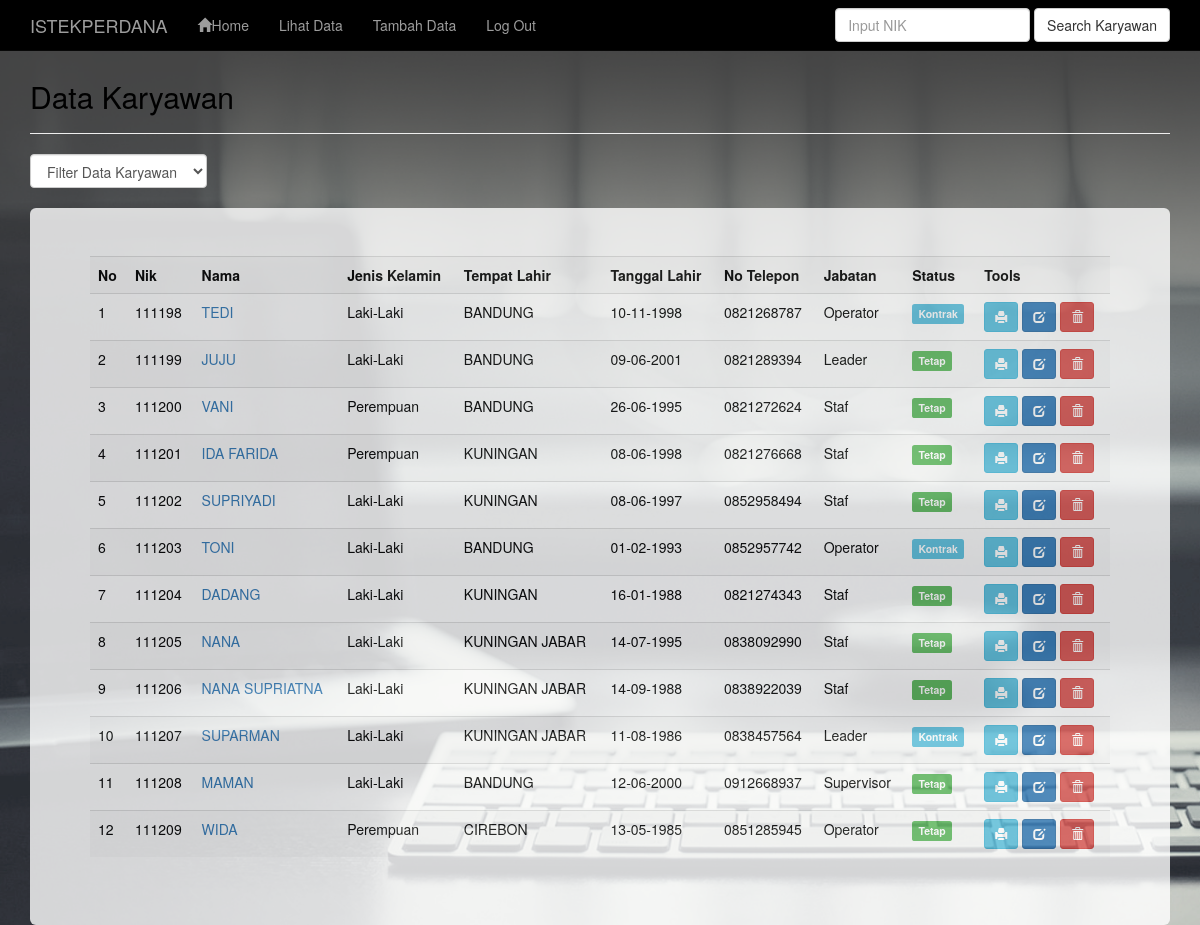
Page /admin/data.php on the committed database.
### tables this page shows
CREATE TABLE `karyawan` (
  `nik` varchar(10) NOT NULL,
  `nama` varchar(50) NOT NULL,
  `jenis_kelamin` text NOT NULL,
  `tempat_lahir` varchar(30) NOT NULL,
  `tanggal_lahir` varchar(30) NOT NULL,
  `alamat` varchar(50) NOT NULL,
  `no_telepon` varchar(10) NOT NULL,
  `jabatan` varchar(15) NOT NULL,
  `status` varchar(15) NOT NULL
);

### admin/data.php (the view, shortened to what this page needs)
<?php
include("header.php");
include("koneksi.php");
?>
	<div class="container">
		<div class="content">
			<h2>Data Karyawan</h2>
			<hr />
			<form class="form-inline" method="get">
				<div class="form-group">
					<select name="filter" class="form-control" onchange="form.submit()">
						<option value="0">Filter Data Karyawan</option>
						<?php $filter = (isset($_GET['filter']) ? strtolower($_GET['filter']) : NULL);  ?>
					</select>
				</div>
			</form>
			<br />
			<div class="jumbotron">
			<div class="table-responsive">
				<table class="table table-striped table-hover">
					<tr>
						<th>No</th>
						<th>Nik</th>
						<th>Nama</th>
						<th>Jenis Kelamin</th>
						<th>Tempat Lahir</th>
						<th>Tanggal Lahir</th>
						<th>No Telepon</th>
						<th>Jabatan</th>
						<th>Status</th>
						<th>Tools</th>
					</tr>
					<?php
					if($filter){
						$sql = mysqli_query($koneksi, "SELECT * FROM karyawan WHERE status='$filter' ORDER BY nik ASC");
					}else{
						$sql = mysqli_query($koneksi, "SELECT * FROM karyawan ORDER BY nik ASC");
					}
					if(mysqli_num_rows($sql) == 0){
						echo '<tr><td colspan="8">Data Tidak Ada.</td></tr>';
					}else{
						$no = 1;
						while($row = mysqli_fetch_assoc($sql)){
							echo '
							<tr>
								<td>'.$no.'</td>
								<td>'.$row['nik'].'</td>
								<td><a href="profile.php?nik='.$row['nik'].'">'.$row['nama'].'</a></td>
								<td>'.$row['jenis_kelamin'].'</td>
								<td>'.$row['tempat_lahir'].'</td>
								<td>'.$row['tanggal_lahir'].'</td>
								<td>'.$row['no_telepon'].'</td>
								<td>'.$row['jabatan'].'</td>
								<td>';
								if($row['status'] == 'Tetap'){
									echo '<span class="label label-success">Tetap</span>';
								}
								else if ($row['status'] == 'Kontrak' ){
									echo '<span class="label label-info">Kontrak</span>';
								}
								else if ($row['status'] == 'Outsourcing' ){
									echo '<span class="label label-warning">Outsourcing</span>';
								}
							echo '
								</td>
								<td>
									<a href="print.php?nik='.$row['nik'].'" title="print Data" data-toggle="tooltip" class="btn btn-info btn-sm"><span class="glyphicon glyphicon-print" aria-hidden="true"></span></a>
									<a href="edit.php?nik='.$row['nik'].'" title="Edit Data" data-toggle="tooltip" class="btn btn-primary btn-sm"><span class="glyphicon glyphicon-edit" aria-hidden="true"></span></a>
									<a href="data.php?aksi=delete&nik='.$row['nik'].'" title="Hapus Data" data-toggle="tooltip" onclick="return confirm(\'Anda yakin akan menghapus data '.$row['nama'].'?\')" class="btn btn-danger btn-sm"><span class="glyphicon glyphicon-trash" aria-hidden="true"></span></a>
								</td>
							</tr>
							';
							$no++;
						}
					}
					?>
					</div>
			</div>
		</div>
	</div>
<?php
include("footer.php");
?>

### admin/header.php (shortened to what this page needs)
<!DOCTYPE html>
<html lang="id">
  <head>
    <link href="css/bootstrap.min.css" rel="stylesheet">
	<link href="css/bootstrap-datepicker.css" rel="stylesheet">
	<link href="css/style.css" rel="stylesheet">
	</head>
<body>
	<nav class="navbar navbar-inverse navbar-fixed-top" style="background-color: black;">
	  <div class="container">
		<div class="navbar-header">
		  <a class="navbar-brand" >ISTEKPERDANA</a>
		</div>
		<div class="collapse navbar-collapse" id="myNavbar">
		  <ul class="nav navbar-nav"  >
			<li><a href="index.php"><span class="glyphicon glyphicon-home"></span>Home</a></li>
			<li><a href="data.php" data-toggle="tooltip" data-placement="bottom" title="Lihat Data Karyawan">Lihat Data</a></li>
			<li><a href="tambah.php" data-toggle="tooltip" data-placement="bottom" title="Tambah Data Karyawan" >Tambah Data</a></li>
			<li><a href="../logout.php">Log Out</a></li>
		  </ul>
			<form name="cari" method="post" action="cari.php" role="search" class="navbar-form navbar-right">
				<div class="form-group">
					<input type="text" name="carinik" placeholder="Input NIK" class="form-control">
				</div>
				<button type="submit" name="submit" id="submit" value="search" class="btn btn-default" data-toggle="tooltip" data-placement="bottom" title="Cari Data Karyawan">Search Karyawan</button>
			</form>
		</div>
	  </div>
	</nav>

### admin/footer.php (shortened to what this page needs)
</body>
</html>

### admin/css/style.css (style rules this page uses)
.content { margin-top: 80px; }
.jumbotron { margin-bottom: 0px; opacity: .8; background-color: white; background-position: 0% 25%; color: rgb(0, 0, 0); }
body { background-image:url('../img/bg.png'); background-size: cover; background-attachment: fixed; background-repeat: no-repeat; color: rgb(0, 0, 0); }

### rows in the picture
karyawan: nik "111198", nama "TEDI", jenis_kelamin "Laki-Laki", tempat_lahir "BANDUNG", tanggal_lahir "10-11-1998", no_telepon "0821268787", jabatan "Operator", status "Kontrak"
karyawan: nik "111199", nama "JUJU", jenis_kelamin "Laki-Laki", tempat_lahir "BANDUNG", tanggal_lahir "09-06-2001", no_telepon "0821289394", jabatan "Leader", status "Tetap"
karyawan: nik "111200", nama "VANI", jenis_kelamin "Perempuan", tempat_lahir "BANDUNG", tanggal_lahir "26-06-1995", no_telepon "0821272624", jabatan "Staf", status "Tetap"
karyawan: nik "111201", nama "IDA FARIDA", jenis_kelamin "Perempuan", tempat_lahir "KUNINGAN", tanggal_lahir "08-06-1998", no_telepon "0821276668", jabatan "Staf", status "Tetap"
karyawan: nik "111202", nama "SUPRIYADI", jenis_kelamin "Laki-Laki", tempat_lahir "KUNINGAN", tanggal_lahir "08-06-1997", no_telepon "0852958494", jabatan "Staf", status "Tetap"
karyawan: nik "111203", nama "TONI", jenis_kelamin "Laki-Laki", tempat_lahir "BANDUNG", tanggal_lahir "01-02-1993", no_telepon "0852957742", jabatan "Operator", status "Kontrak"
karyawan: nik "111204", nama "DADANG", jenis_kelamin "Laki-Laki", tempat_lahir "KUNINGAN", tanggal_lahir "16-01-1988", no_telepon "0821274343", jabatan "Staf", status "Tetap"
karyawan: nik "111205", nama "NANA", jenis_kelamin "Laki-Laki", tempat_lahir "KUNINGAN JABAR", tanggal_lahir "14-07-1995", no_telepon "0838092990", jabatan "Staf", status "Tetap"
karyawan: nik "111206", nama "NANA SUPRIATNA", jenis_kelamin "Laki-Laki", tempat_lahir "KUNINGAN JABAR", tanggal_lahir "14-09-1988", no_telepon "0838922039", jabatan "Staf", status "Tetap"
karyawan: nik "111207", nama "SUPARMAN", jenis_kelamin "Laki-Laki", tempat_lahir "KUNINGAN JABAR", tanggal_lahir "11-08-1986", no_telepon "0838457564", jabatan "Leader", status "Kontrak"
karyawan: nik "111208", nama "MAMAN", jenis_kelamin "Laki-Laki", tempat_lahir "BANDUNG", tanggal_lahir "12-06-2000", no_telepon "0912668937", jabatan "Supervisor", status "Tetap"
karyawan: nik "111209", nama "WIDA", jenis_kelamin "Perempuan", tempat_lahir "CIREBON", tanggal_lahir "13-05-1985", no_telepon "0851285945", jabatan "Operator", status "Tetap"
